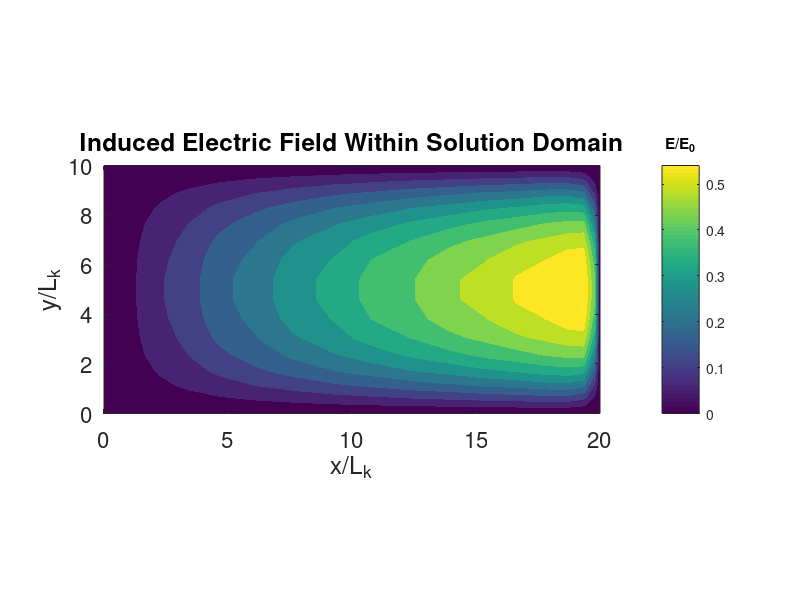

Reproduce this figure in MATLAB.
% this routine is generated to visualize 2D solution
 
SimData1=importdata('2DNumerical.dat');
x=SimData1(:,1);
y=SimData1(:,2);
AmpFharx=SimData1(:,3);



Nx=20;
Ny=20;

%% let's reshape vectors to plot them

AmpFharx_r = reshape(AmpFharx,Nx,Ny);
x_r = reshape(x,Nx,Ny);
y_r = reshape(y,Nx,Ny);


%% let's generate the countor plot
figure(1)

contourf(x_r,y_r,AmpFharx_r,'LineColor','none')
colorbar
title('Induced Electric Field Within Solution Domain', 'FontSize', 10)
xlabel('x/L_k')
ylabel('y/L_k')
hcb=colorbar
set(gca,'fontsize',16)
title(hcb,'E/E_0')
pbaspect([2 1 1])
